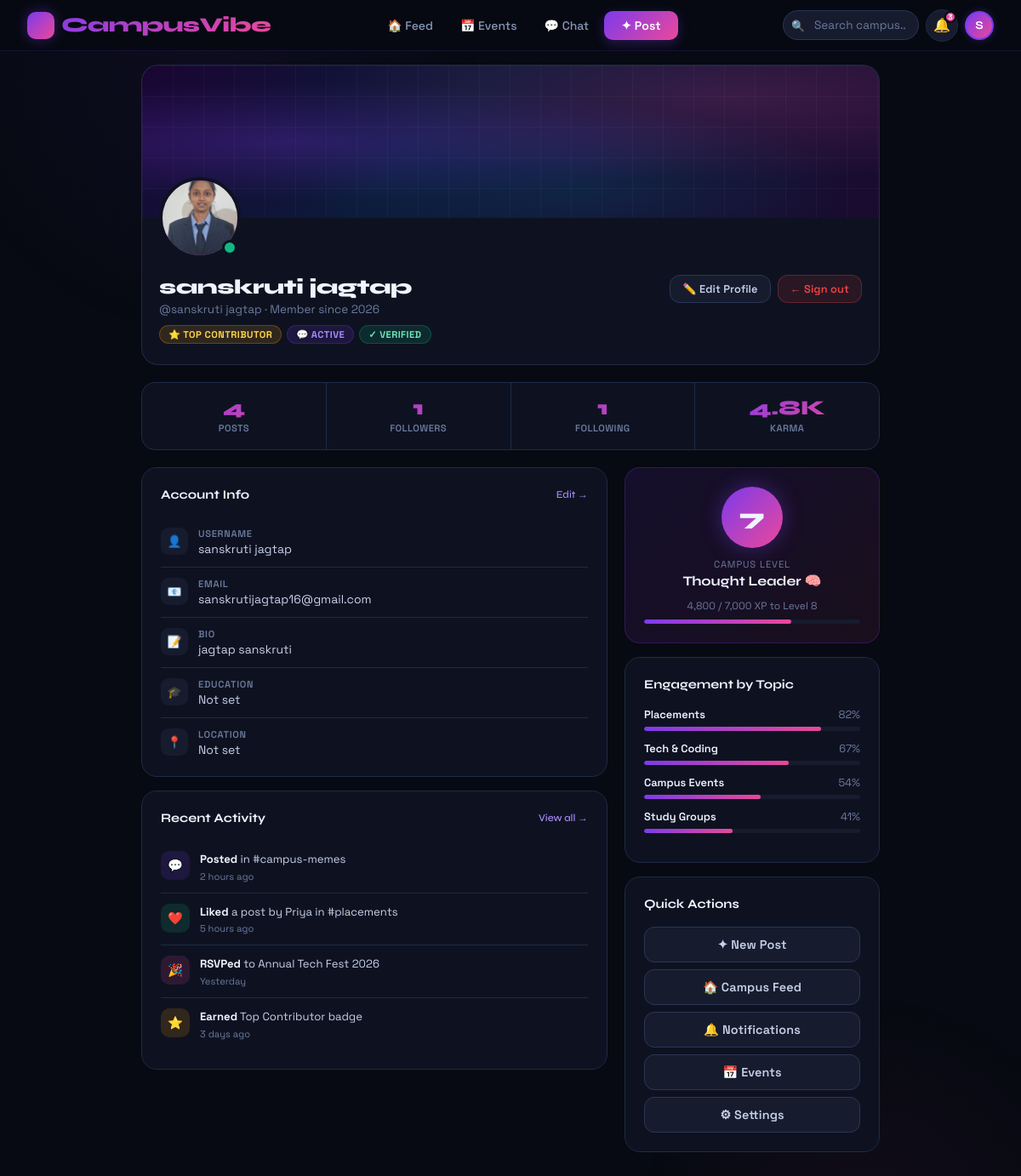
Screenshot of /profile/ (signed in) with the database file from the repository.
### app/models.py (models this page shows, shortened)
class Profile(models.Model):
    user = models.OneToOneField(
        User,
        on_delete=models.CASCADE,
        related_name="profile"
    )
    profile_picture = models.ImageField(
        upload_to="profile_pictures/",
        default="profile_pictures/default.png"
    )
    cover_photo = models.ImageField(
        upload_to="cover_photos/",
        blank=True,
        null=True
    )
    bio = models.TextField(blank=True)
    about = models.TextField(blank=True)
    location = models.CharField(
        max_length=100,
        blank=True
    )
    education = models.CharField(
        max_length=200,
        blank=True
    )
    profession = models.CharField(
        max_length=150,
        blank=True
    )
    website = models.URLField(blank=True)
    github = models.URLField(blank=True)
    linkedin = models.URLField(blank=True)
    twitter = models.URLField(blank=True)
    skills = models.TextField(
        blank=True,
        help_text="Comma separated skills"
    )
    joined_on = models.DateTimeField(auto_now_add=True)

### app/views.py (the view)
# urls.py: path('profile/', profile_view),
def profile_view(request):
    if request.user.is_authenticated:
        profile = Profile.objects.get(user=request.user)
        post_count = Post.objects.filter(
            user=request.user
        ).count()
        followers_count = Follow.objects.filter(
        following=request.user
        ).count()
        following_count = Follow.objects.filter(
        follower=request.user
        ).count()
        context = {
            'username': request.user.username,
            'email': request.user.email,
            'bio': profile.bio,
            'post_count': post_count,
            'followers_count': followers_count,
            'following_count': following_count,
            'profile': profile
        }
        return render(request, 'profile.html', context)
    return redirect('/login/')

### app/templates/profile.html (shortened to what this page needs)
{% extends 'index.html' %}
{% block content %}
<div class="profile-page">
    <div class="profile-cover anim-1"></div>
    <div class="profile-header anim-2">
        <div class="profile-avatar-wrap">
            {% if profile.profile_picture %}
                <img src="{{ profile.profile_picture.url }}" class="profile-avatar" alt="Avatar">
            {% else %}
                <div class="profile-avatar">{{ username|first|upper }}</div>
            {% endif %}
            <div class="online-ring"></div>
        </div>
        <div class="profile-meta">
            <div>
                <div class="profile-name">{{ username }}</div>
                <div class="profile-handle">@{{ username|lower }} · Member since {{ profile.joined_on|date:"Y" }}</div>
                <div class="profile-badges">
                    <span class="badge badge-gold">⭐ Top Contributor</span>
                    <span class="badge badge-violet">💬 Active</span>
                    <span class="badge badge-green">✓ Verified</span>
                </div>
            </div>
            <div class="profile-actions">
                <a href="{% url 'edit_profile' %}" class="btn btn-ghost btn-sm">✏️ Edit Profile</a>
                <a href="/logout/" class="btn btn-danger btn-sm">← Sign out</a>
            </div>
        </div>
    </div>
    <div class="profile-stats anim-3">
        <div class="pstat"><div class="pstat-num">{{ post_count }}</div><div class="pstat-label">Posts</div></div>
        <div class="pstat"><div class="pstat-num">{{ followers_count }}</div><div class="pstat-label">Followers</div></div>
        <div class="pstat"><div class="pstat-num">{{ following_count }}</div><div class="pstat-label">Following</div></div>
        <div class="pstat"><div class="pstat-num">4.8K</div><div class="pstat-label">Karma</div></div>
    </div>
    <div class="profile-grid anim-4">
        <div>
            <div class="info-card">
                <div class="info-card-title">Account Info <a href="{% url 'edit_profile' %}">Edit →</a></div>
                <div class="info-row">
                    <div class="info-icon">👤</div>
                    <div><div class="info-key">Username</div><div class="info-val">{{ username }}</div></div>
                </div>
                <div class="info-row">
                    <div class="info-icon">📧</div>
                    <div><div class="info-key">Email</div><div class="info-val">{{ email }}</div></div>
                </div>
                <div class="info-row">
                    <div class="info-icon">📝</div>
                    <div>
                        <div class="info-key">Bio</div>
                        <div class="info-val {% if not bio %}val-muted{% endif %}">
                            {% if bio %}{{ bio }}{% else %}No bio yet — tell your campus about yourself!{% endif %}
                        </div>
                    </div>
                </div>
                <div class="info-row">
                    <div class="info-icon">🎓</div>
                    <div>
                        <div class="info-key">Education</div>
                        <div class="info-val {% if not profile.education %}val-muted{% endif %}">
                            {% if profile.education %}{{ profile.education }}{% else %}Not set{% endif %}
                        </div>
                    </div>
                </div>
                <div class="info-row">
                    <div class="info-icon">📍</div>
                    <div>
                        <div class="info-key">Location</div>
                        <div class="info-val {% if not profile.location %}val-muted{% endif %}">
                            {% if profile.location %}{{ profile.location }}{% else %}Not set{% endif %}
                        </div>
                    </div>
                </div>
            </div>
            <div class="info-card">
                <div class="info-card-title">Recent Activity <a href="/feed/">View all →</a></div>
                <div class="act-row">
                    <div class="act-icon" style="background:rgba(124,58,237,0.15);">💬</div>
                    <div><div class="act-text"><strong>Posted</strong> in #campus-memes</div><div class="act-time">2 hours ago</div></div>
                </div>
                <div class="act-row">
                    <div class="act-icon" style="background:rgba(16,185,129,0.15);">❤️</div>
                    <div><div class="act-text"><strong>Liked</strong> a post by Priya in #placements</div><div class="act-time">5 hours ago</div></div>
                </div>
                <div class="act-row">
                    <div class="act-icon" style="background:rgba(236,72,153,0.15);">🎉</div>
                    <div><div class="act-text"><strong>RSVPed</strong> to Annual Tech Fest 2026</div><div class="act-time">Yesterday</div></div>
                </div>
                <div class="act-row">
                    <div class="act-icon" style="background:rgba(245,158,11,0.15);">⭐</div>
                    <div><div class="act-text"><strong>Earned</strong> Top Contributor badge</div><div class="act-time">3 days ago</div></div>
                </div>
            </div>
        </div>
        <div>
            <div class="level-card">
                <div class="level-ring">7</div>
                <div class="level-label">Campus Level</div>
                <div class="level-name">Thought Leader 🧠</div>
                <div class="level-xp">4,800 / 7,000 XP to Level 8</div>
                <div class="xp-bar"><div class="xp-fill"></div></div>
            </div>
            <div class="info-card">
                <div class="info-card-title">Engagement by Topic</div>
                <div class="skill-row">
                    <div class="skill-header"><span class="skill-label">Placements</span><span class="skill-pct">82%</span></div>
                    <div class="skill-bar"><div class="skill-fill" style="width:82%"></div></div>
                </div>
                <div class="skill-row">
                    <div class="skill-header"><span class="skill-label">Tech & Coding</span><span class="skill-pct">67%</span></div>
                    <div class="skill-bar"><div class="skill-fill" style="width:67%"></div></div>
                </div>
                <div class="skill-row">
                    <div class="skill-header"><span class="skill-label">Campus Events</span><span class="skill-pct">54%</span></div>
                    <div class="skill-bar"><div class="skill-fill" style="width:54%"></div></div>
                </div>
                <div class="skill-row">
                    <div class="skill-header"><span class="skill-label">Study Groups</span><span class="skill-pct">41%</span></div>
                    <div class="skill-bar"><div class="skill-fill" style="width:41%"></div></div>
                </div>
            </div>
            <div class="info-card">
                <div class="info-card-title">Quick Actions</div>
                <div style="display:flex;flex-direction:column;gap:8px;">
                    <a href="/create-post/" class="btn btn-ghost">✦ New Post</a>
                    <a href="/feed/" class="btn btn-ghost">🏠 Campus Feed</a>
                    <a href="/notifications/" class="btn btn-ghost">🔔 Notifications</a>
                    <a href="/event/" class="btn btn-ghost">📅 Events</a>
                    <a href="{% url 'edit_profile' %}" class="btn btn-ghost">⚙ Settings</a>
                </div>
            </div>
        </div>
    </div>
</div>
{% endblock %}

### app/templates/index.html (shortened to what this page needs)
<!DOCTYPE html>
<html lang="en">
<head>
</head>
<body>
<nav class="top-nav">
    <a href="/" class="nav-logo">
        <span class="nav-logo-icon">🎓</span>
        CampusVibe
    </a>
    <div class="nav-links-desktop">
        {% if user.is_authenticated %}
            <a href="/feed/" id="nav-feed">🏠 Feed</a>
            <a href="/event/" id="nav-events">📅 Events</a>
            <a href="/chat/" id="nav-chat">💬 Chat</a>
            <a href="/create-post/" class="btn nav-cta-btn">✦ Post</a>
        {% else %}
            <a href="/">Home</a>
            <a href="/register/" class="btn nav-cta-btn">Join Free →</a>
            <a href="/login/">Sign in</a>
        {% endif %}
    </div>
    <div class="nav-right">
        {% if user.is_authenticated %}
            <div class="nav-search-wrap">
                <span class="nav-search-icon">🔍</span>
                <form method="GET" action="/feed/">
                    <input class="nav-search-input" type="text" name="q" placeholder="Search campus..." value="{{ request.GET.q|default:'' }}">
                </form>
            </div>
            <a href="/notifications/" class="nav-icon-btn" title="Notifications">
                🔔
                <span class="notif-badge">3</span>
            </a>
            <a href="/profile/" class="nav-avatar">
                {{ user.username|first|upper }}
            </a>
        {% else %}
            <a href="/login/" class="btn btn-ghost btn-sm">Sign in</a>
        {% endif %}
    </div>
</nav>
<div class="page">
    {% block content %}
    {% endblock %}
</div>
</body>
</html>

### rows the page displays
Profile: profile_picture (picture), joined_on "2026", bio "jagtap sanskruti"

### other values shown
{{ user.username|first|upper }} "S"
{{ username }} "sanskruti jagtap"
{{ username|lower }} "sanskruti jagtap"
{{ post_count }} "4"
{{ followers_count }} "1"
{{ following_count }} "1"
{{ email }} "sanskrutijagtap16@gmail.com"
